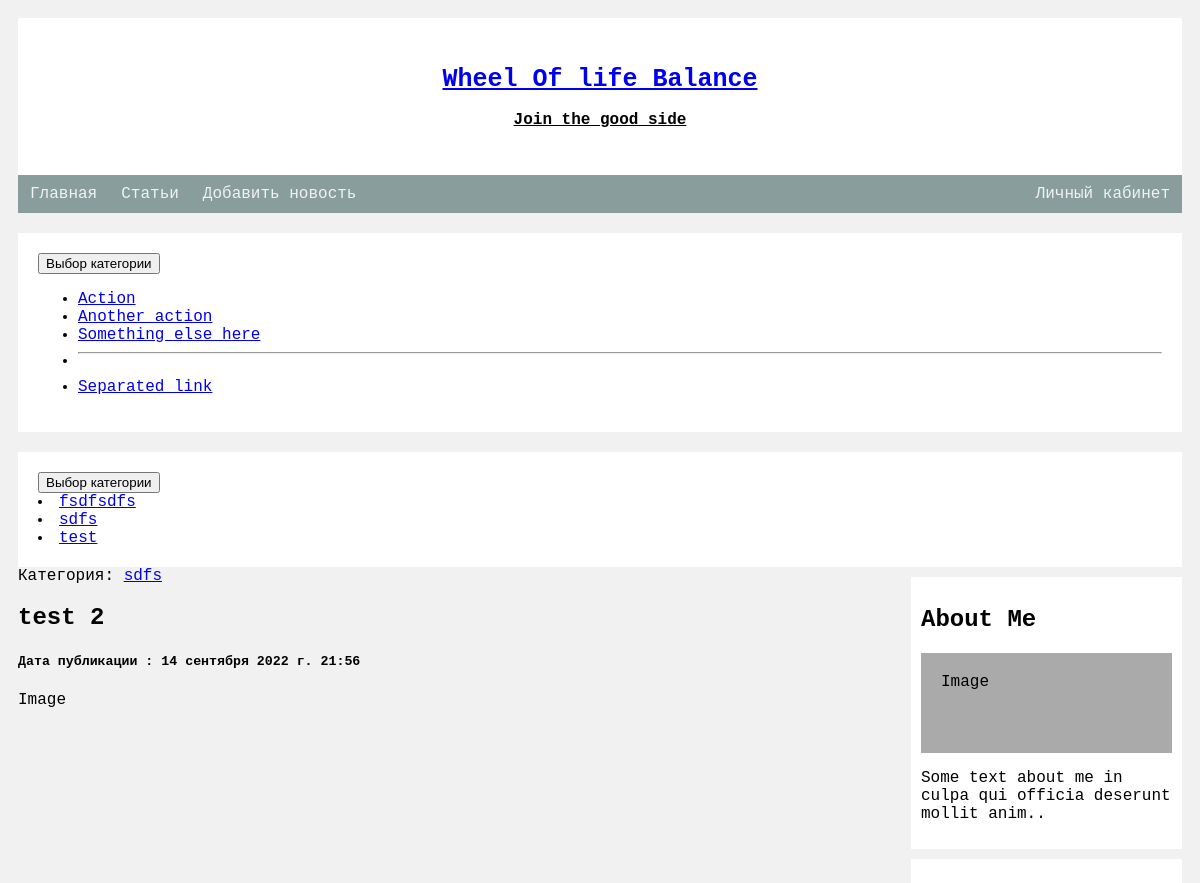
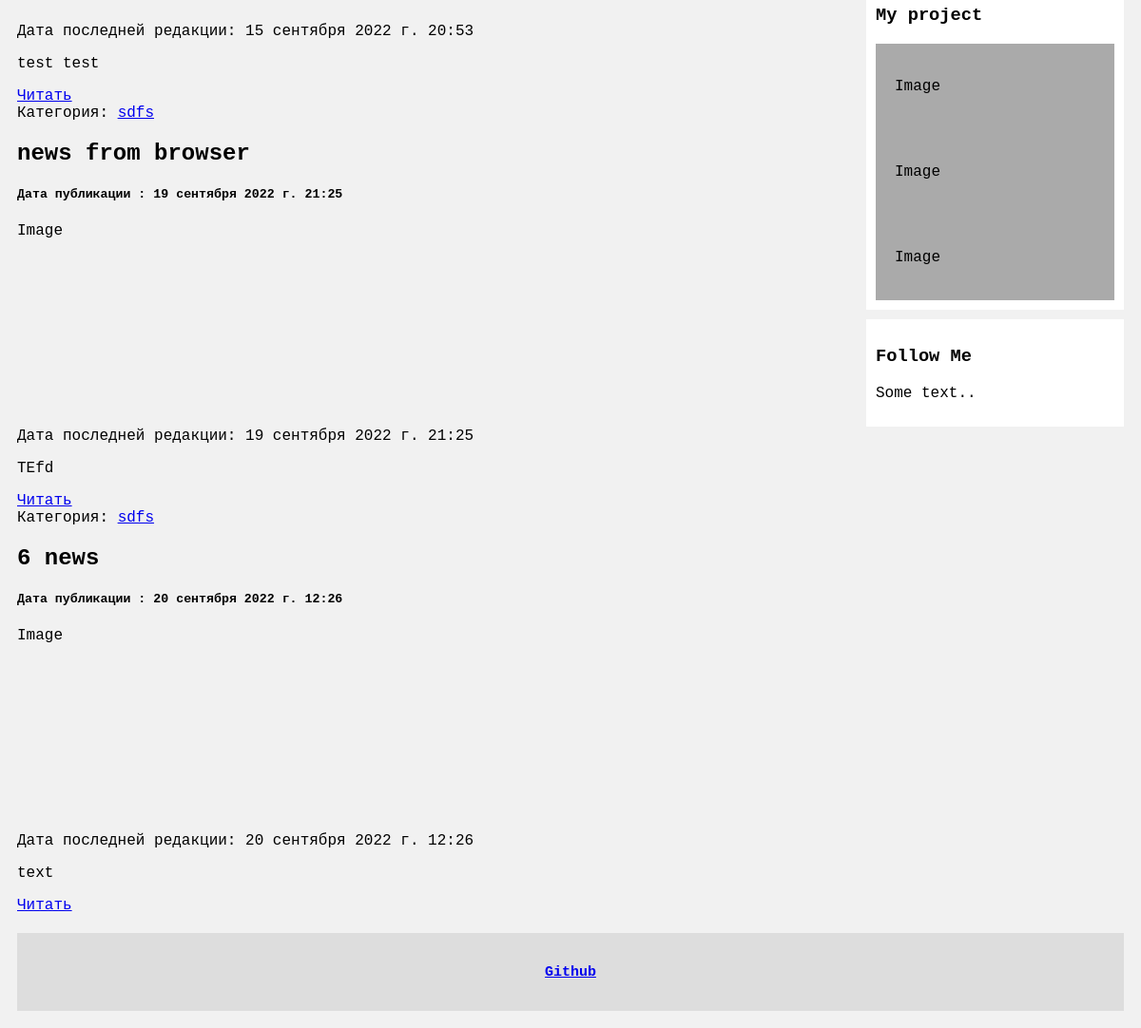
The app's page /category/2/ with its own data (2 pictures, top to bottom).
### articles/models.py (models this page shows, shortened)
class Category(models.Model):
    title = models.CharField(max_length=70, db_index=True, verbose_name='Наименование категории')
    def __str__(self):
        return self.title
    class Meta:
        verbose_name = 'Категория'
        verbose_name_plural = 'Категории'
        ordering = ['title']

class Article(models.Model):
    article_title = models.CharField(verbose_name='Название статьи', max_length=200)
    article_text = models.TextField( blank=True, verbose_name='Текст статьи')
    pub_date = models.DateTimeField(auto_now_add=True, verbose_name='Дата публикации')
    redact_date = models.DateTimeField(auto_now=True, verbose_name="Отредактировано")
    photo = models.ImageField(upload_to='photo/%Y/%m/%d/', verbose_name="Фото", blank=True)
    is_published = models.BooleanField(default=True, verbose_name="Опубликовано")
    category = models.ForeignKey("Category", on_delete=models.PROTECT, null=True, verbose_name="Категории")
    class Meta:
        verbose_name = 'Статья'
        verbose_name_plural = "Статьи"

### articles/views.py (the view)
# urls.py: path('category/<int:category_id>/', ArticlesByCategory.as_view(extra_context={'title': 'text'}),
class ArticlesByCategory(ListView):
    model = Article
    template_name = 'articles/home_article_list.html'
    context_object_name = 'articles'
    allow_empty = False
    def get_context_data(self, *, object_list=None, **kwargs):
        context = super().get_context_data(**kwargs)
        context['title'] = Category.objects.get(pk=self.kwargs['category_id'])
        return context
    def get_queryset(self):
        return Article.objects.filter(category_id=self.kwargs['category_id'], is_published=True)

### articles/templatetags/article_tags.py (called while the page is built)
@register.simple_tag(name='get_list_categories')
def get_list_categories():
    return Category.objects.all()

### articles/templates/articles/home_article_list.html (shortened to what this page needs)
{% extends 'base.html' %}
{% block content%}
{%for article in articles%}
<div class="card">
    <div class="card-title">Категория: <a href=" {{article.get_absolut_url}}">{{article.category}}</a></div>
    <h2>{{article.article_title}}</h2>
    <h5>Дата публикации : {{article.pub_date}}</h5>
    {% if article.photo %}
    <img src="{{ article.photo.url }}" alt="">
    {% else %}
    <div class="fake-img" style="height:200px;"> Image</div>
    {% endif %}
    <p>Дата последней редакции: {{article.redact_date}}</p>
    <p>{{article.article_text|linebreaks|truncatewords:50}}</p>
    <a href="{% url 'article' article.id %}" class="btn btn-primary" align="centre">Читать</a>
</div>
{% endfor %}
{% endblock %}

### templates/include/_sidebar.html (shortened to what this page needs)
<div class="col-md-4">
    {% load article_tags %}
    {% get_list_categories as categories %}
<div class="dropdown">
  <button class="btn btn-secondary dropdown-toggle" type="button" data-bs-toggle="dropdown" aria-expanded="false">
    Выбор категории
  </button>
  <ul class="dropdown-menu dropdown-menu-dark">
    <li><a class="dropdown-item active" href="#">Action</a></li>
    <li><a class="dropdown-item" href="#">Another action</a></li>
    <li><a class="dropdown-item" href="#">Something else here</a></li>
    <li><hr class="dropdown-divider"></li>
    <li><a class="dropdown-item" href="#">Separated link</a></li>
  </ul>
</div>
    <div class="dropdown">
        <button class="btn btn-secondary dropdown-toggle" type="button" data-bs-toggle="dropdown" aria-expanded="false">
            Выбор категории
        </button>
        {% for category in categories %}
            <li><a class="dropdown-item" href="{% url 'categories' category.id %}">{{ category.title }}</a></li>
        {% endfor %}
    </div>
</div>

### articles/static/css/style.css (style rules this page uses)
body { background-color: #6c757d; }
* { box-sizing: border-box; }
body { font-family: Menlo, monospace; padding: 10px; background: #f1f1f1; }
.dropdown { background-color: white; padding: 20px; margin-top: 20px }

### records on screen
Category: title "fsdfsdfs"
Category: title "sdfs"
Category: title "test"
Article: category "sdfs", article_title "test 2", pub_date "14 сентября 2022 г. 21:56", photo "Image", redact_date "15 сентября 2022 г. 20:53", article_text "test test"
Article: category "sdfs", article_title "news from browser", pub_date "19 сентября 2022 г. 21:25", photo "Image", redact_date "19 сентября 2022 г. 21:25", article_text "TEfd"
Article: category "sdfs", article_title "6 news", pub_date "20 сентября 2022 г. 12:26", photo "Image", redact_date "20 сентября 2022 г. 12:26", article_text "text"
